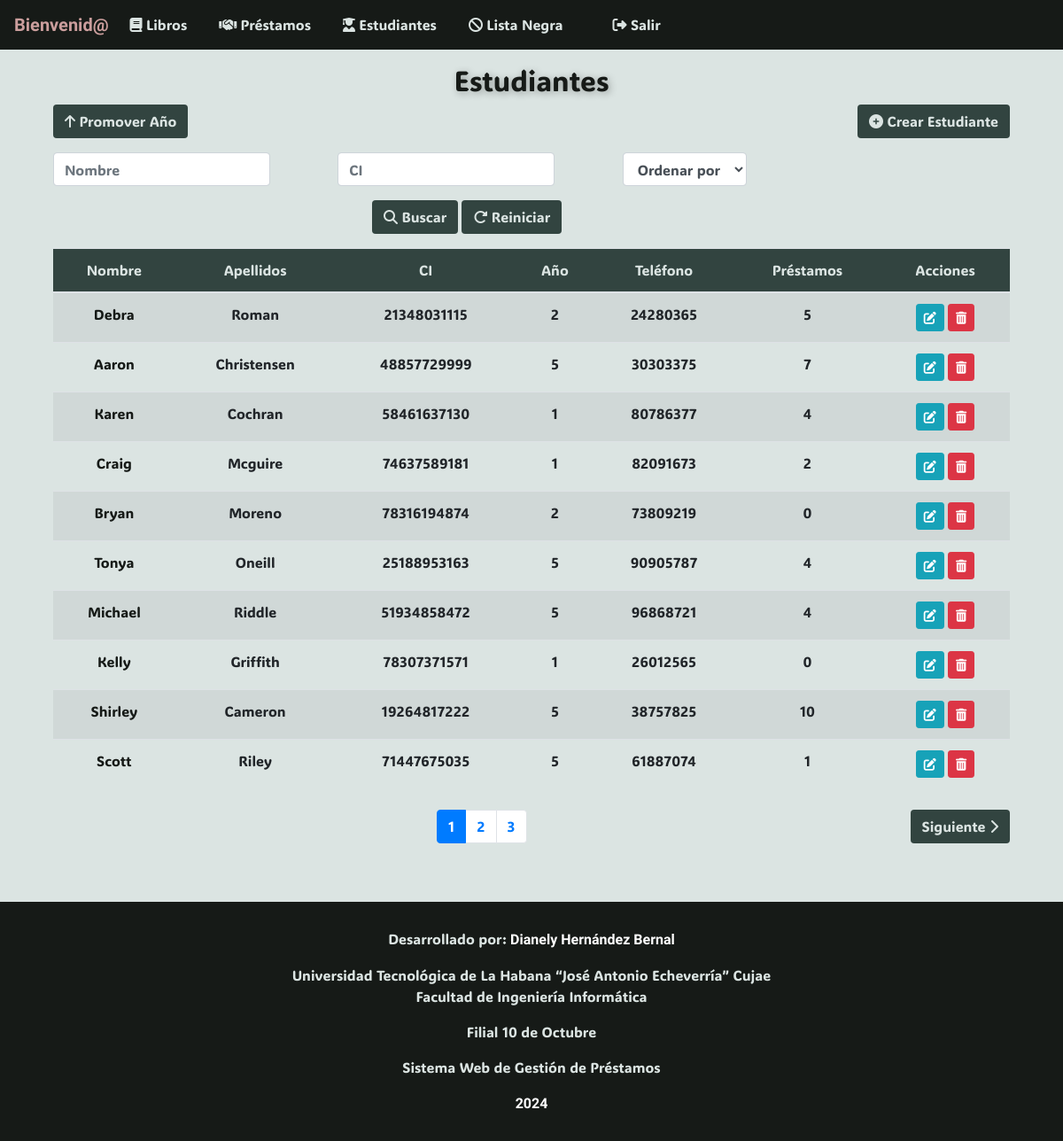
The page /estudiantes/ on the database its author committed.
### app/models.py (models this page shows, shortened)
class Estudiante(models.Model):
    nombre = models.CharField(max_length=30)
    apellidos = models.CharField(max_length=30)
    edad = models.IntegerField()
    anno_academico = models.IntegerField()
    CI = models.CharField(max_length=11, unique=True, validators=[RegexValidator(r'^\d{11}$')])
    telefono = models.CharField(max_length=8, validators=[RegexValidator(r'^\d{8}$')])
    @property
    def cantidad_prestamos(self):
        return self.prestamo_set.count() + self.listanegra_set.count()

### app/views.py (the view)
# urls.py: path('estudiantes/', EstudianteListView.as_view(), name='estudiante-list'),
class EstudianteListView(ListView):
    model = Estudiante
    template_name = 'estudiante_list.html'
    context_object_name = 'estudiantes'
    def get_queryset(self):
        queryset = Estudiante.objects.all()
        nombre = self.request.GET.get('buscar_nombre', '')
        if nombre:
            queryset = queryset.filter(nombre__icontains=nombre)
        ci = self.request.GET.get('buscar_ci', '')
        if ci:
            queryset = queryset.filter(CI=ci)
        orden = self.request.GET.get("ordenar_por", "")
        if orden:
            queryset = queryset.order_by(orden)
        return queryset
    def get_context_data(self, **kwargs):
        context = super().get_context_data(**kwargs)
        estudiantes = self.get_queryset()
        context["cantidad"] = len(estudiantes)
        paginator = Paginator(estudiantes, 10)
        page = self.request.GET.get("page")
        estudiantes = paginator.get_page(page)
        context["estudiantes"] = estudiantes
        return context

### app/templates/app/estudiante_list.html (shortened to what this page needs)
{% extends 'app/base.html' %}
{% block content %}
<div class="container mt-3">
    <h2 class="text-center display-5" style="animation: pulse 1.5s 1; text-shadow: 2px 2px 8px rgba(0, 0, 0, 0.3);">
        Estudiantes
    </h2>
    <div class="d-flex justify-content-between mb-3">
        <div>
            <a href="{% url 'confirmar_promo' %}" class="btn btn-color">
                <i class="fas fa-arrow-up"></i> Promover Año
            </a>
        </div>
        <div>
            <a href="{% url 'estudiante-create' %}" class="btn btn-color">
                <i class="fas fa-plus-circle"></i> Crear Estudiante
            </a>
        </div>
    </div>
    <form method="GET" class="form-inline mb-3">
        <div class="row">
            <div class="col-md-4">
                <input type="text" name="buscar_nombre" class="form-control" placeholder="Nombre" value="{{ request.GET.buscar_nombre }}">
            </div>
            <div class="col-md-4">
                <input type="text" name="buscar_ci" class="form-control" placeholder="CI" value="{{ request.GET.buscar_ci }}">
            </div>
            <div class="col-md-4">
                <select name="ordenar_por" class="form-control">
                    <option value="">Ordenar por</option>
                </select>
            </div>
            <div class="col-md-12 text-center mt-3">
                <button type="submit" class="btn btn-color"><i class="fas fa-search"></i> Buscar</button>
                <a href="{% url 'estudiante-list' %}" class="btn btn-color"><i class="fas fa-redo-alt"></i> Reiniciar</a>
            </div>
        </div>
    </form>
    <table class="table table-striped text-center">
        <thead class="secondary-color">
            <tr>
                <th>Nombre</th>
                <th>Apellidos</th>
                <th>CI</th>
                <th>Año</th>
                <th>Teléfono</th>
                <th>Préstamos</th>
                <th>Acciones</th>
            </tr>
        </thead>
        <tbody>
            {% for estudiante in estudiantes %}
            <tr>
                <td><a href="{% url 'estudiante-detail' estudiante.id %}">{{ estudiante.nombre }}</a></td>
                <td>{{ estudiante.apellidos }}</td>
                <td>{{ estudiante.CI }}</td>
                <td>{{ estudiante.anno_academico }}</td>
                <td>{{ estudiante.telefono }}</td>
                <td>{{ estudiante.cantidad_prestamos }}</td>
                <td>
                    <a href="{% url 'estudiante-update' estudiante.id %}" class="btn btn-info btn-sm"><i class="fas fa-edit"></i></a>
                    <a href="{% url 'estudiante-delete' estudiante.id %}" class="btn btn-danger btn-sm"><i class="fas fa-trash-alt"></i></a>
                </td>
            </tr>
            {% empty %}
            <tr>
                <td colspan="7" class="text-center">No hay estudiantes registrados.</td>
            </tr>
            {% endfor %}
        </tbody>
    </table>
    <div class="d-flex justify-content-between mt-4">
        <div>
            <nav aria-label="Page navigation">
                <ul class="pagination">
                    {% for num in estudiantes.paginator.page_range %}
                        {% if estudiantes.number == num %}
                            <li class="page-item active">
                                <a class="page-link" href="?page={{ num }}">{{ num }}</a>
                            </li>
                        {% elif num > estudiantes.number|add:'-5' and num < estudiantes.number|add:'5' %}
                            <li class="page-item">
                                <a class="page-link" href="?page={{ num }}">{{ num }}</a>
                            </li>
                        {% endif %}
                    {% endfor %}
                </ul>
            </nav>
        </div>
        <div>
            {% if estudiantes.has_next %}
                <a href="?page={{ estudiantes.next_page_number }}" class="btn btn-color">
                    Siguiente <i class="fas fa-chevron-right"></i>
                </a>
            {% endif %}
        </div>
    </div>
</div>
{% endblock %}

### app/templates/app/base.html (style rules this page uses)
:root { --color-primario: #161a17; --color-secundario: #324440; --color-terciario: #dbe4e2; --color-cuarto: #cb9e9d; }
body { background-color: var(--color-terciario); }
.secondary-color { background-color: var(--color-secundario); color: var(--color-terciario); }
.btn-color { background-color: var(--color-secundario); color: var(--color-terciario); }
a { color: var(--color-primario) }
h1, h2, h3, h4 { color: var(--color-primario); }
* { font-family: ADLaM Display, Ubuntu; font-weight: 400; }

### rows shown on the page
Estudiante: nombre "Debra", apellidos "Roman", CI "21348031115", anno_academico "2", telefono "24280365", cantidad_prestamos "5"
Estudiante: nombre "Aaron", apellidos "Christensen", CI "48857729999", anno_academico "5", telefono "30303375", cantidad_prestamos "7"
Estudiante: nombre "Karen", apellidos "Cochran", CI "58461637130", anno_academico "1", telefono "80786377", cantidad_prestamos "4"
Estudiante: nombre "Craig", apellidos "Mcguire", CI "74637589181", anno_academico "1", telefono "82091673", cantidad_prestamos "2"
Estudiante: nombre "Bryan", apellidos "Moreno", CI "78316194874", anno_academico "2", telefono "73809219", cantidad_prestamos "0"
Estudiante: nombre "Tonya", apellidos "Oneill", CI "25188953163", anno_academico "5", telefono "90905787", cantidad_prestamos "4"
Estudiante: nombre "Michael", apellidos "Riddle", CI "51934858472", anno_academico "5", telefono "96868721", cantidad_prestamos "4"
Estudiante: nombre "Kelly", apellidos "Griffith", CI "78307371571", anno_academico "1", telefono "26012565", cantidad_prestamos "0"
Estudiante: nombre "Shirley", apellidos "Cameron", CI "19264817222", anno_academico "5", telefono "38757825", cantidad_prestamos "10"
Estudiante: nombre "Scott", apellidos "Riley", CI "71447675035", anno_academico "5", telefono "61887074", cantidad_prestamos "1"

### other values the page prints
{{ num }} "1"
{{ num }} "2" "3"
